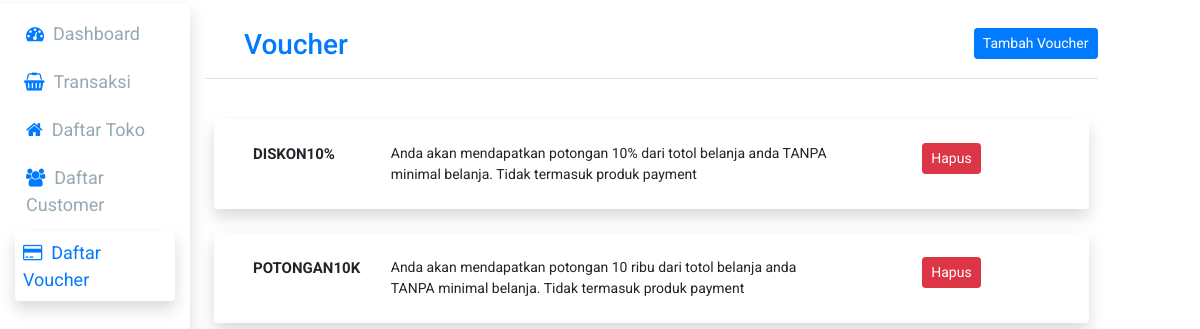
Screenshot of /admin-voucher.php (signed in) with the database file from the repository.
### tables this page shows
CREATE TABLE `voucher` (
  `voucherID` int(11) NOT NULL,
  `voucherName` varchar(255) NOT NULL,
  `keterangan` varchar(255) NOT NULL,
  `potongan` float NOT NULL,
  `jenis` varchar(255) NOT NULL
);

### admin-voucher.php (the view, shortened to what this page needs)
<?php
    include 'config.php';
    $sql = "SELECT * FROM voucher WHERE voucherID > 0";
    $voucher = mysqli_query($conn, $sql);
?>
<html>
    <head>
        <link rel="stylesheet" href="https://cdn.jsdelivr.net/npm/bootstrap@4.6.1/dist/css/bootstrap.min.css">
        <link rel="stylesheet" href="https://cdnjs.cloudflare.com/ajax/libs/font-awesome/4.7.0/css/font-awesome.min.css">
    </head>
    <body>
        <div class="main pt-1">
            <div class="row">
                <div class="col-2 shadow vh-100">
                <ul class="mt-2">
                        <li>
                            <div class="box p-2">
                                <a href="admin-dashboard.php">
                                    <i class="fa fa-tachometer blue" aria-hidden="true"></i>  &nbsp;Dashboard
                                </a>
                            </div>
                        </li>
                        <li>
                            <div class="box p-2">
                                <a class="box focus" type="button" data-toggle="collapse" data-target="#collapseExample" aria-expanded="false" aria-controls="collapseExample">
                                <i class="fa fa-shopping-basket blue" aria-hidden="true"></i>
                                &nbsp;Transaksi
                                </a>
                            </div>
                        </li>
                        <li>
                            <div class="box p-2">
                                <a href="admin-toko.php">
                                    <i class="fa fa-home blue" aria-hidden="true"></i>
                                    &nbsp;Daftar Toko
                                </a>
                            </div>
                        </li>
                        <li>
                            <div class="box p-2">
                                <a href="admin-customer.php">
                                    <i class="fa fa-users blue" aria-hidden="true"></i>
                                    &nbsp;Daftar Customer
                                </a>
                            </div>
                        </li>
                        <li>
                            <div class="box-active rounded p-2 shadow">
                                <a href="">
                                    <i class="fa fa-credit-card" aria-hidden="true"></i>
                                    &nbsp;Daftar Voucher
                                </a>
                            </div>
                        </li>
                    </ul>
                </div>
                <div class="col-9">
                    <div class="row pt-4 ml-4">
                        <div class="col-12">
                            <small class="h3 blue">Voucher</small>
                            <button type="button" class="float-right btn btn-primary btn-sm" data-toggle="modal" data-target="#staticBackdrop">Tambah Voucher</button>
                        </div>
                    </div>
                    <hr>
                    <div class="container p-4">
                        <div class="cart-items">
                            <?php
                            foreach($voucher as $row){
                            ?>
                            <div class="cart-item row rounded shadow p-4">
                                <div class="col-2">
                                    <small style="font-weight: bold; font-size:15px;"><?=$row['voucherName']?></small>
                                </div>
                                <div class="col-7">
                                    <small><?=$row['keterangan']?></small>
                                </div>
                                <div class="col-2">
                                    <a href="delete-voucher.php?id=<?=$row['voucherID']?>" class="float-right btn btn-danger btn-sm">Hapus</a>
                                </div>
                            </div>
                            <br>
                            <?php
                        } ?>
                        </div>
                    </div>
                </div>
            </div>
        </div>
    </body>
</html>

### admin-voucher.php (style rules this page uses)
body { font-family: 'Roboto'; }
li { list-style-type:none; margin-left: -20px; margin-top: 5px ; font-size: large; }
.box { margin-left: -2px; }
.box a { color: #96a9b3; }
.box-active { background-color: white; margin-left: -5px; }
.box-active a { color: #007bff; }
.blue { color: #007bff; }
.box a ,#card a { text-decoration: none; }
a { text-decoration: none; }

### rows the page displays
voucher: voucherName "DISKON10%", keterangan "Anda akan mendapatkan potongan 10% dari totol belanja anda TANPA minimal belanja. Tidak termasuk produk payment"
voucher: voucherName "POTONGAN10K", keterangan "Anda akan mendapatkan potongan 10 ribu dari totol belanja anda TANPA minimal belanja. Tidak termasuk produk payment"
